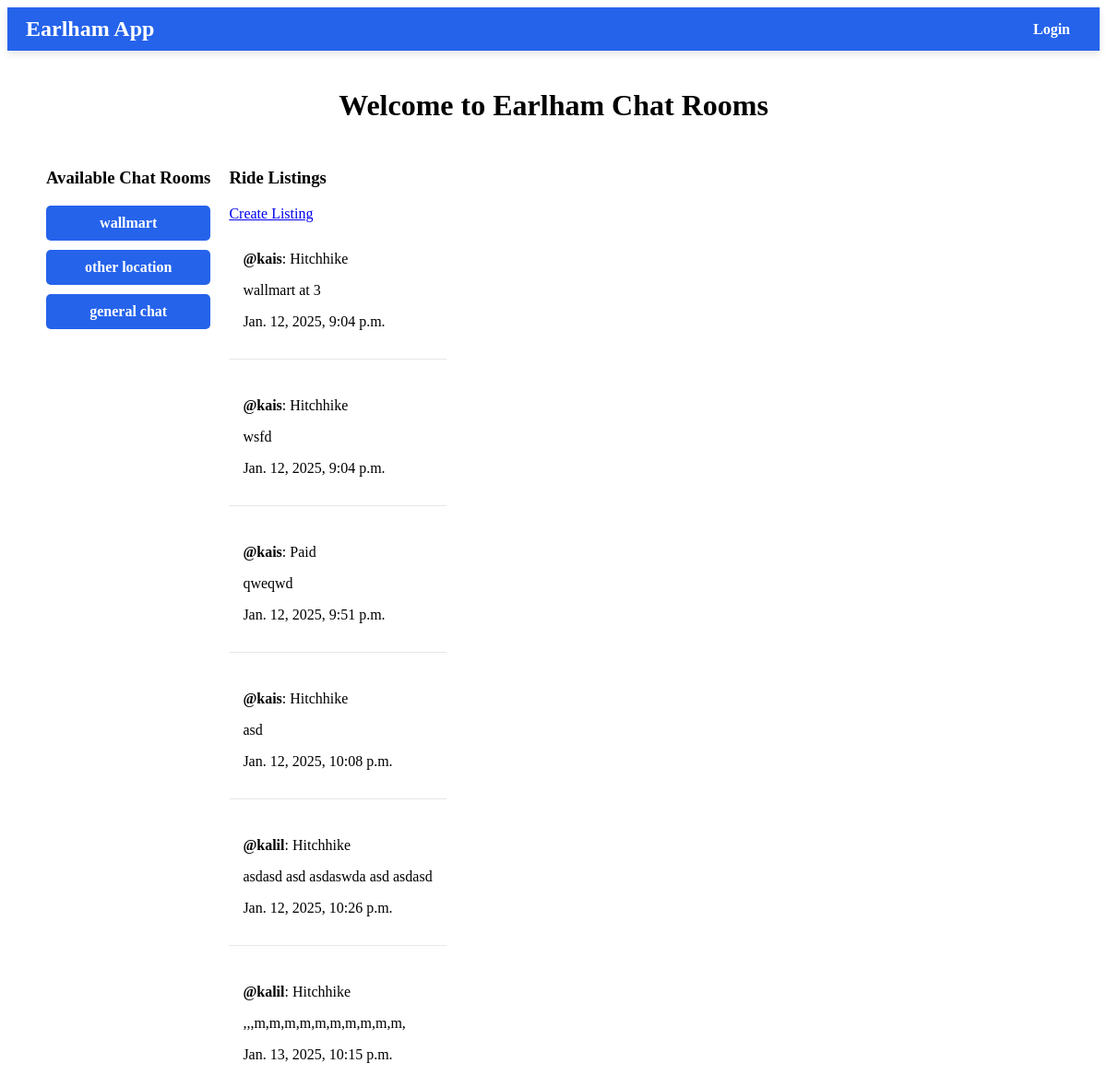
The page / on the database its author committed.
### Base/models.py (models this page shows, shortened)
class Room(models.Model):
    name= models.TextField(max_length=100,unique=True)

class UserListing(models.Model):
    class TypeChoices(models.TextChoices):
        PAID = 'Paid', 'Paid'
        HITCHHIKE = 'Hitchhike', 'Hitchhike'
    user = models.ForeignKey(CustomUser, on_delete=models.CASCADE)
    text = models.TextField(max_length=500, null=False, blank=False)
    ride_type = models.CharField(max_length=15, choices=TypeChoices.choices, default=TypeChoices.HITCHHIKE)
    created = models.DateTimeField(auto_now_add=True)
    updated = models.DateTimeField(auto_now=True)

class CustomUser(AbstractUser):
    bio= models.TextField(max_length=250,blank=True,null=True)
    profile_pic = models.ImageField(upload_to='profile_pics/', blank=True, null=True)
    class StatusChoices(models.TextChoices):
        DRIVER = 'Driver', 'Driver'
        RIDER = 'Rider', 'Rider'
    status = models.CharField(max_length=10,choices=StatusChoices.choices, default=StatusChoices.RIDER)
    def __str__(self):
        return self.username

### Base/views.py (the view)
# urls.py: path('',homePage,name="home"),
def homePage(request):
    rooms = Room.objects.all()
    listings= UserListing.objects.all()
    context = {'rooms': rooms,'ListingForm':ListingForm,'listings':listings}
    return render(request,'Base/home.html',context)

### Base/templates/Base/home.html
{% extends "main.html" %} {% block content %}
<div class="container">
  <header class="page-header">
    <h1>Welcome to Earlham Chat Rooms</h1>
  </header>
  <div class="layout">
    <div class="card">
      <h3>Available Chat Rooms</h3>
      {% for room in rooms %}
      <div class="room-link">
        <a href="{% url 'room' room.id %}" class="button-sidebar"
          >{{ room.name }}</a
        >
      </div>
      {% endfor %}
    </div>
    <div class="card">
      <h3>Ride Listings</h3>
      <a href="{% url 'listing' %}" class="button">Create Listing</a>
      {% for listing in listings %}
      <div class="listing">
        <p><strong>@{{ listing.user }}</strong>: {{ listing.ride_type }}</p>
        <p>{{ listing.text }}</p>
        <p class="date">{{ listing.created }}</p>
      </div>
      {% endfor %}
    </div>
  </div>
</div>
{% endblock %}

### templates/main.html (shortened to what this page needs)
<!DOCTYPE html>
<html lang="en">
  <head>
    {% load static %}
    <link rel="stylesheet" href="{% static 'css/global.css' %}" />
  </head>
  <body>
    {% include "navbar.html" %} {% block content %} {% endblock %}
  </body>
</html>

### templates/navbar.html
<nav class="navbar">
  <div class="navbar-container">
    <a href="/" class="navbar-logo">Earlham App</a>
    <div class="navbar-links">
      {% if user.is_authenticated %}
      <div class="navbar-user">
        <a href="{% url 'updateProfile' %}" class="button-navbar"
          >{{ request.user }}</a
        >
        <a href="{% url 'signout' %}" class="button-navbar">Logout</a>
      </div>
      {% else %}
      <div class="navbar-guest">
        <a href="{% url 'login' %}" class="button-navbar">Login</a>
      </div>
      {% endif %}
    </div>
  </div>
</nav>

### static/css/global.css (style rules this page uses)
.container { max-width: 1100px; margin: auto; padding: 20px; }
.page-header { text-align: center; margin-bottom: 30px; }
.layout { display: flex; gap: 20px; align-items: flex-start; }
.room-link { margin-bottom: 10px; }
.button-sidebar { display: block; text-align: center; padding: 10px; color: #ffffff; background-color: #2563eb; border-radius: 5px; font-weight: bold; text-decoration: none; transition: background-color 0.3s; }
.listing { padding: 15px; border-bottom: 1px solid #e5e7eb; margin-bottom: 10px; }
.listing:last-child { border-bottom: none; }
.navbar { background-color: #2563eb; padding: 10px 20px; box-shadow: 0 4px 8px rgba(0, 0, 0, 0.1); color: #ffffff; }
.navbar-container { display: flex; justify-content: space-between; align-items: center; max-width: 1200px; margin: auto; }
.navbar-logo { font-size: 1.5rem; font-weight: bold; text-decoration: none; color: #ffffff; }
.navbar-links { display: flex; gap: 15px; }
.button-navbar { background: none; border: none; color: #ffffff; text-decoration: none; padding: 8px 12px; font-size: 1rem; font-weight: bold; border-radius: 5px; transition: background-color 0.3s; }

### rows shown on the page
Room: name "wallmart"
Room: name "other location"
Room: name "general chat"
UserListing: user "kais", ride_type "Hitchhike", text "wallmart at 3", created "Jan. 12, 2025, 9:04 p.m."
UserListing: user "kais", ride_type "Hitchhike", text "wsfd", created "Jan. 12, 2025, 9:04 p.m."
UserListing: user "kais", ride_type "Paid", text "qweqwd", created "Jan. 12, 2025, 9:51 p.m."
UserListing: user "kais", ride_type "Hitchhike", text "asd", created "Jan. 12, 2025, 10:08 p.m."
UserListing: user "kalil", ride_type "Hitchhike", text "asdasd asd asdaswda asd asdasd", created "Jan. 12, 2025, 10:26 p.m."
UserListing: user "kalil", ride_type "Hitchhike", text ",,,m,m,m,m,m,m,m,m,m,m,", created "Jan. 13, 2025, 10:15 p.m."
